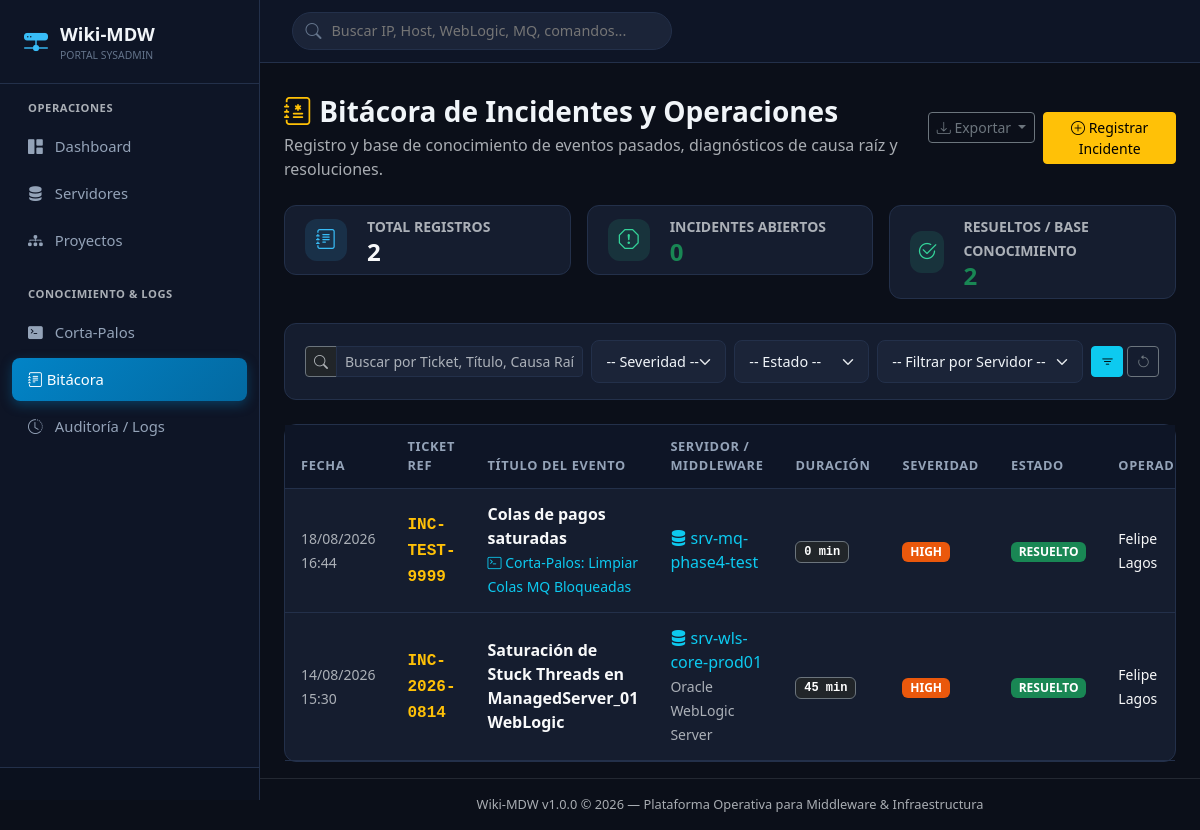
Page /incidents on the committed database.
### app/models/incident.py (models this page shows, shortened)
class IncidentLog(BaseModel):
    __tablename__ = "incidents"
    ticket_ref = Column(String(50), nullable=True, index=True)  # Ej: 'INC-2026-0819', 'CHG-9941'
    title = Column(String(200), nullable=False, index=True)
    description = Column(Text, nullable=False)
    severity = Column(String(20), default="MEDIUM", nullable=False, index=True)  # LOW, MEDIUM, HIGH, CRITICAL
    status = Column(String(20), default="OPEN", nullable=False, index=True)      # OPEN, IN_PROGRESS, RESOLVED, CLOSED
    actions_taken = Column(Text, nullable=True)     # Pasos operativos ejecutados durante el incidente
    root_cause = Column(Text, nullable=True)        # Causa raíz detectada
    resolution_steps = Column(Text, nullable=True)  # Solución final / recomendación preventiva
    operator_name = Column(String(100), nullable=False, index=True)  # Sysadmin responsable
    occurred_at = Column(DateTime, default=lambda: datetime.now(timezone.utc), nullable=False, index=True)
    resolved_at = Column(DateTime, nullable=True)
    server_id = Column(Integer, ForeignKey("servers.id", ondelete="SET NULL"), nullable=True, index=True)
    middleware_id = Column(Integer, ForeignKey("middlewares.id", ondelete="SET NULL"), nullable=True, index=True)
    project_id = Column(Integer, ForeignKey("projects.id", ondelete="SET NULL"), nullable=True, index=True)
    applied_runbook_id = Column(Integer, ForeignKey("runbooks.id", ondelete="SET NULL"), nullable=True, index=True)
    server = relationship("Server", back_populates="incidents")
    middleware = relationship("MiddlewareInstance", back_populates="incidents")
    project = relationship("Project", back_populates="incidents")
    applied_runbook = relationship("RunbookCommand")
    timeline_updates = relationship("IncidentTimelineEntry", back_populates="incident", cascade="all, delete-orphan", order_by="IncidentTimelineEntry.created_at.asc()")
    @property
    def duration_display(self) -> str:
        end_time = self.resolved_at or datetime.now(timezone.utc)
        start_time = self.occurred_at
        if start_time.tzinfo is None:
            start_time = start_time.replace(tzinfo=timezone.utc)
        if end_time.tzinfo is None:
            end_time = end_time.replace(tzinfo=timezone.utc)
        diff = end_time - start_time
        total_seconds = int(diff.total_seconds())
        if total_seconds < 0:
            total_seconds = 0
        hours, remainder = divmod(total_seconds, 3600)
        minutes, _ = divmod(remainder, 60)
        if hours > 0:
            formatted = f"{hours}h {minutes}m"
        else:
            formatted = f"{minutes} min"
        if not self.resolved_at:
            return f"Activo ({formatted})"
        return formatted

### app/models/runbook.py (models this page shows, shortened)
class RunbookCommand(BaseModel):
    __tablename__ = "runbooks"
    title = Column(String(200), nullable=False, index=True)
    category = Column(String(50), nullable=False, index=True)  # Ej: 'WebLogic', 'IBM MQ', 'Tomcat', 'Linux OS', 'SSL'
    description = Column(Text, nullable=True)
    command_text = Column(Text, nullable=False)  # El comando bash, script o procedimiento
    execution_order = Column(Integer, default=1, nullable=False)
    is_dangerous = Column(Boolean, default=False, nullable=False)  # Resaltar en rojo si es comando de impacto crítico
    requires_sudo = Column(Boolean, default=False, nullable=False)
    created_by = Column(String(100), nullable=True)
    server_id = Column(Integer, ForeignKey("servers.id", ondelete="SET NULL"), nullable=True, index=True)
    middleware_id = Column(Integer, ForeignKey("middlewares.id", ondelete="SET NULL"), nullable=True, index=True)
    server = relationship("Server", back_populates="runbooks")
    middleware = relationship("MiddlewareInstance", back_populates="runbooks")

### app/models/server.py (models this page shows, shortened)
class Server(BaseModel):
    __tablename__ = "servers"
    hostname = Column(String(100), unique=True, nullable=False, index=True)
    ip_address = Column(String(45), unique=True, nullable=False, index=True)
    secondary_ips = Column(Text, nullable=True)  # IPs adicionales o interfaces VIP / Backup
    os_name = Column(String(60), nullable=False, default="Linux")  # RHEL, Oracle Linux, AIX, Ubuntu, Windows Server
    os_version = Column(String(40), nullable=True)  # Ej: 8.8, 7.9, 2022
    environment = Column(String(20), default="PROD", nullable=False, index=True)  # PROD, QA, DEV, DR
    status = Column(String(20), default="ACTIVE", nullable=False, index=True)  # ACTIVE, MAINTENANCE, DECOMMISSIONED
    platform_type = Column(String(50), default="On-Premise", nullable=False)  # On-Premise, Cloud (AWS), Cloud (Azure), Cloud (GCP), Cloud (OCI), etc.
    location = Column(String(150), nullable=True)                             # DC Santiago - Rack B04, us-east-1, etc.
    cpu_cores = Column(Integer, nullable=True)
    ram_gb = Column(Integer, nullable=True)
    ssh_port = Column(Integer, default=22, nullable=False)
    notes = Column(Text, nullable=True)
    project_id = Column(Integer, ForeignKey("projects.id", ondelete="SET NULL"), nullable=True, index=True)
    auth_type = Column(String(30), default="NONE", nullable=False)   # 'PASSWORD', 'SSH_KEY', 'DOMAIN_AD', 'NONE'
    auth_username = Column(String(100), nullable=True)               # root, svc_mdw, DOMAIN\admin
    auth_secret = Column(String(255), nullable=True)                 # Contraseña o token
    ssh_key_content = Column(Text, nullable=True)                    # Repositorio de Llave Privada SSH
    domain_name = Column(String(100), nullable=True)                 # Dominio Windows Active Directory
    auth_notes = Column(Text, nullable=True)                         # Instrucciones especiales de acceso
    project = relationship("Project", back_populates="servers")
    middlewares = relationship("MiddlewareInstance", back_populates="server", cascade="all, delete-orphan")
    runbooks = relationship("RunbookCommand", back_populates="server")
    incidents = relationship("IncidentLog", back_populates="server")

### app/models/middleware.py (models this page shows, shortened)
class MiddlewareInstance(BaseModel):
    __tablename__ = "middlewares"
    server_id = Column(Integer, ForeignKey("servers.id", ondelete="CASCADE"), nullable=False, index=True)
    name = Column(String(100), nullable=False, index=True)  # Ej: 'Oracle WebLogic', 'IBM MQ', 'Apache Tomcat'
    version = Column(String(50), nullable=True)  # Ej: '12.2.1.4', '9.2.0.5', '9.0.82'
    install_path = Column(String(255), nullable=False)  # Ej: '/u01/app/oracle/middleware'
    domain_or_instance = Column(String(100), nullable=True)  # Ej: 'domain_core_prod', 'QM_PAGOS_01'
    binary_path = Column(String(255), nullable=True)  # Ej: '/u01/app/oracle/domains/domain_core/bin'
    config_path = Column(String(255), nullable=True)  # Ej: '/u01/app/oracle/domains/domain_core/config/config.xml'
    service_name = Column(String(100), nullable=True)  # Ej: 'weblogic.service', 'ibm-mq'
    ports = Column(String(150), nullable=True)  # Ej: '7001 (Admin), 7002 (Managed1), 5556 (NodeMgr)'
    run_user = Column(String(50), nullable=True)  # Ej: 'oracle', 'mqm', 'tomcat'
    status = Column(String(20), default="RUNNING", nullable=False)  # RUNNING, STOPPED, DEGRADED, UNKNOWN
    notes = Column(Text, nullable=True)
    server = relationship("Server", back_populates="middlewares")
    runbooks = relationship("RunbookCommand", back_populates="middleware")
    incidents = relationship("IncidentLog", back_populates="middleware")

### app/routes/incidents.py (the view, shortened to what this page needs)
@incidents_bp.route("")
def list_incidents():
    q = request.args.get("q", "").strip()
    severity = request.args.get("severity", "").strip()
    status = request.args.get("status", "").strip()
    server_id = request.args.get("server_id", type=int)
    with get_db() as session:
        query = session.query(IncidentLog)
        if severity:
            query = query.filter(IncidentLog.severity == severity)
        if status:
            query = query.filter(IncidentLog.status == status)
        if server_id:
            query = query.filter(IncidentLog.server_id == server_id)
        incidents = query.order_by(IncidentLog.occurred_at.desc()).all()
        servers = session.query(Server).order_by(Server.hostname.asc()).all()
        total_count = len(incidents)
        open_count = sum(1 for i in incidents if i.status in ["OPEN", "IN_PROGRESS"])
        resolved_count = sum(1 for i in incidents if i.status in ["RESOLVED", "CLOSED"])
        return render_template(
            "incidents/list.html",
            incidents=incidents,
            servers=servers,
            filters={"q": q, "severity": severity, "status": status, "server_id": server_id},
            stats={"total": total_count, "open": open_count, "resolved": resolved_count}
        )

### app/templates/incidents/list.html (shortened to what this page needs)
{% extends "base.html" %}
{% block content %}
<div class="d-flex align-items-center justify-content-between mb-4">
    <div>
        <h3 class="fw-bold mb-1"><i class="bi bi-journal-medical text-warning"></i> Bitácora de Incidentes y Operaciones</h3>
        <p class="text-muted mb-0">Registro y base de conocimiento de eventos pasados, diagnósticos de causa raíz y resoluciones.</p>
    </div>
    <div class="d-flex gap-2">
        <div class="dropdown">
            <button class="btn btn-outline-secondary btn-sm dropdown-toggle" type="button" data-bs-toggle="dropdown">
                <i class="bi bi-download"></i> Exportar
            </button>
        </div>
        <a href="{{ url_for('incidents.create_incident') }}" class="btn btn-warning btn-sm">
            <i class="bi bi-plus-circle"></i> Registrar Incidente
        </a>
    </div>
</div>
<div class="row g-3 mb-4">
    <div class="col-md-4">
        <div class="stat-card py-2">
            <div class="stat-icon blue" style="width: 42px; height: 42px; font-size: 1.25rem;">
                <i class="bi bi-journal-text"></i>
            </div>
            <div>
                <small class="text-muted fw-semibold">TOTAL REGISTROS</small>
                <h4 class="fw-bold mb-0 text-light">{{ stats.total }}</h4>
            </div>
        </div>
    </div>
    <div class="col-md-4">
        <div class="stat-card py-2">
            <div class="stat-icon {% if stats.open > 0 %}red{% else %}green{% endif %}" style="width: 42px; height: 42px; font-size: 1.25rem;">
                <i class="bi bi-exclamation-octagon"></i>
            </div>
            <div>
                <small class="text-muted fw-semibold">INCIDENTES ABIERTOS</small>
                <h4 class="fw-bold mb-0 {% if stats.open > 0 %}text-danger{% else %}text-success{% endif %}">{{ stats.open }}</h4>
            </div>
        </div>
    </div>
    <div class="col-md-4">
        <div class="stat-card py-2">
            <div class="stat-icon green" style="width: 42px; height: 42px; font-size: 1.25rem;">
                <i class="bi bi-check2-circle"></i>
            </div>
            <div>
                <small class="text-muted fw-semibold">RESUELTOS / BASE CONOCIMIENTO</small>
                <h4 class="fw-bold mb-0 text-success">{{ stats.resolved }}</h4>
            </div>
        </div>
    </div>
</div>
<div class="card-custom mb-4">
    <div class="card-custom-body py-3">
        <form method="GET" action="{{ url_for('incidents.list_incidents') }}" class="row g-2 align-items-center">
            <div class="col-md-4">
                <div class="input-group input-group-sm">
                    <span class="input-group-text bg-dark border-secondary text-muted"><i class="bi bi-search"></i></span>
                    <input type="text" name="q" value="{{ filters.q }}" class="form-control form-control-dark" placeholder="Buscar por Ticket, Título, Causa Raíz...">
                </div>
            </div>
            <div class="col-md-2">
                <select name="severity" class="form-select form-select-dark form-select-sm">
                    <option value="">-- Severidad --</option>
                </select>
            </div>
            <div class="col-md-2">
                <select name="status" class="form-select form-select-dark form-select-sm">
                    <option value="">-- Estado --</option>
                </select>
            </div>
            <div class="col-md-3">
                <select name="server_id" class="form-select form-select-dark form-select-sm">
                    <option value="">-- Filtrar por Servidor --</option>
                </select>
            </div>
            <div class="col-md-1 d-flex gap-1">
                <button type="submit" class="btn btn-sm btn-info w-100"><i class="bi bi-filter"></i></button>
                <a href="{{ url_for('incidents.list_incidents') }}" class="btn btn-sm btn-outline-secondary"><i class="bi bi-arrow-counterclockwise"></i></a>
            </div>
        </form>
    </div>
</div>
<div class="card-custom">
    <div class="table-responsive">
        <table class="table table-dark-custom">
            <thead>
                <tr>
                    <th>Fecha</th>
                    <th>Ticket Ref</th>
                    <th>Título del Evento</th>
                    <th>Servidor / Middleware</th>
                    <th>Duración</th>
                    <th>Severidad</th>
                    <th>Estado</th>
                    <th>Operador</th>
                </tr>
            </thead>
            <tbody>
                {% for inc in incidents %}
                <tr>
                    <td>
                        <small class="text-muted">{{ inc.occurred_at.strftime('%d/%m/%Y %H:%M') }}</small>
                    </td>
                    <td>
                        <a href="{{ url_for('incidents.view_incident', incident_id=inc.id) }}" class="fw-bold text-warning text-decoration-none font-monospace">
                            {{ inc.ticket_ref or '#' ~ inc.id }}
                        </a>
                    </td>
                    <td>
                        <a href="{{ url_for('incidents.view_incident', incident_id=inc.id) }}" class="text-light text-decoration-none fw-semibold">
                            {{ inc.title }}
                        </a>
                        {% if inc.applied_runbook %}
                            <br><small class="text-info"><i class="bi bi-terminal"></i> Corta-Palos: {{ inc.applied_runbook.title }}</small>
                        {% endif %}
                    </td>
                    <td>
                        {% if inc.server %}
                            <a href="{{ url_for('servers.view_server', server_id=inc.server.id) }}" class="text-info text-decoration-none">
                                <i class="bi bi-server"></i> {{ inc.server.hostname }}
                            </a>
                            {% if inc.middleware %}<br><small class="text-muted">{{ inc.middleware.name }}</small>{% endif %}
                        {% else %}
                            <span class="text-muted">No especificado</span>
                        {% endif %}
                    </td>
                    <td>
                        <small class="badge bg-dark border border-secondary font-monospace">{{ inc.duration_display }}</small>
                    </td>
                    <td>
                        <span class="badge {% if inc.severity == 'CRITICAL' %}badge-sev-critical{% elif inc.severity == 'HIGH' %}badge-sev-high{% elif inc.severity == 'MEDIUM' %}badge-sev-medium{% else %}badge-sev-low{% endif %}">
                            {{ inc.severity }}
                        </span>
                    </td>
                    <td>
                        {% if inc.status == 'OPEN' %}
                            <span class="badge bg-danger">ABIERTO</span>
                        {% elif inc.status == 'IN_PROGRESS' %}
                            <span class="badge bg-warning text-dark">EN CURSO</span>
                        {% elif inc.status == 'RESOLVED' %}
                            <span class="badge bg-success">RESUELTO</span>
                        {% else %}
                            <span class="badge bg-secondary">CERRADO</span>
                        {% endif %}
                    </td>
                    <td>
                        <span class="text-light small">{{ inc.operator_name }}</span>
                    </td>
                </tr>
                {% endfor %}
            </tbody>
        </table>
    </div>
</div>
{% endblock %}

### rows in the picture
IncidentLog: occurred_at "18/08/2026 16:44", ticket_ref "INC-TEST-9999", title "Colas de pagos saturadas", applied_runbook "Limpiar Colas MQ Bloqueadas", server.hostname "srv-mq-phase4-test", duration_display "0 min", severity "HIGH", status "RESUELTO", operator_name "Felipe Lagos"
IncidentLog: occurred_at "14/08/2026 15:30", ticket_ref "INC-2026-0814", title "Saturación de Stuck Threads en ManagedServer_01 WebLogic", server.hostname "srv-wls-core-prod01", middleware.name "Oracle WebLogic Server", duration_display "45 min", severity "HIGH", status "RESUELTO", operator_name "Felipe Lagos"

### other values in the picture
{{ stats.total }} "2"
{{ stats.open }} "0"
{{ stats.resolved }} "2"
{{ app_version }} "1.0.0"
